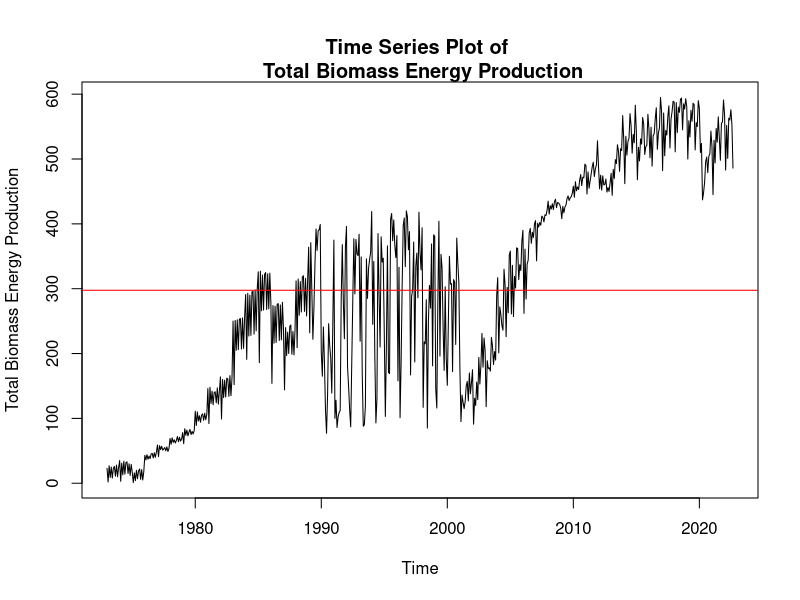
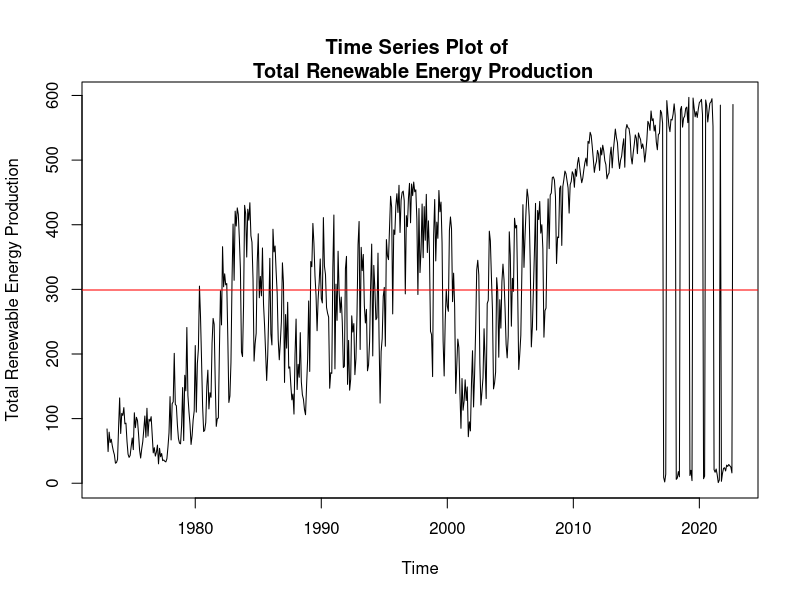
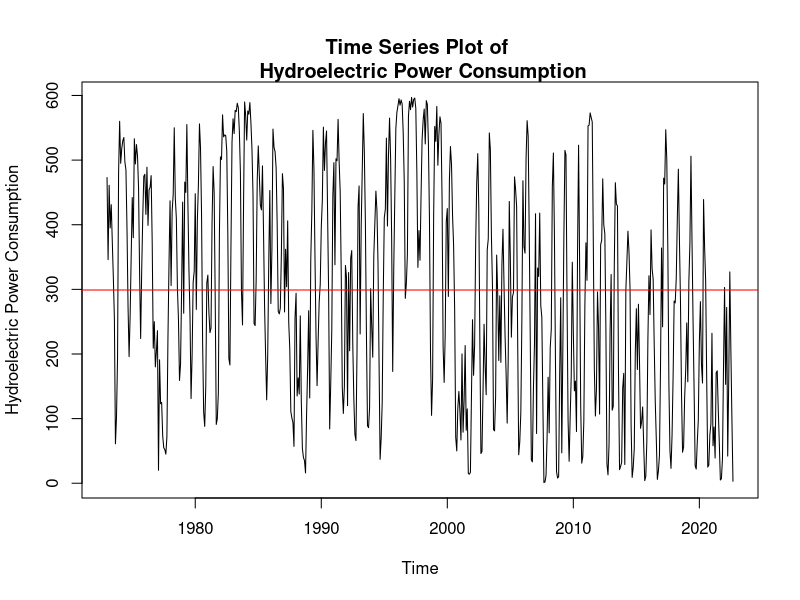
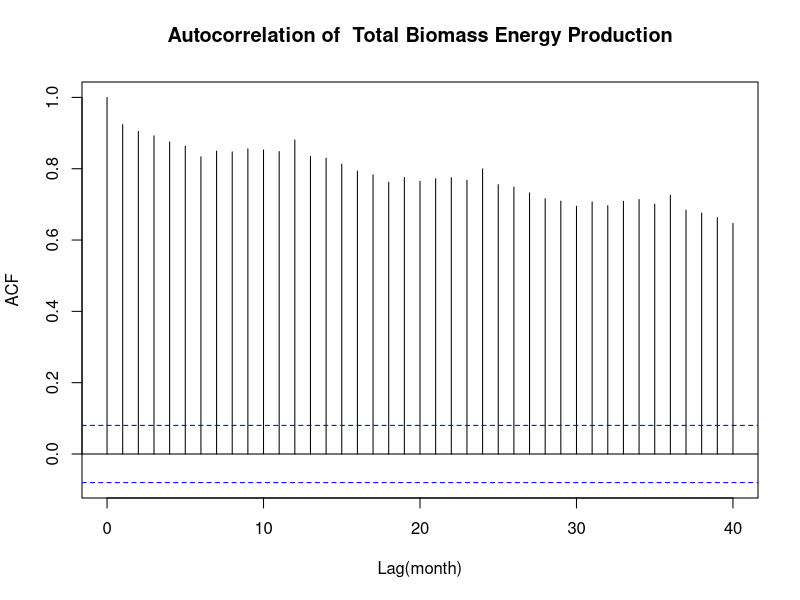
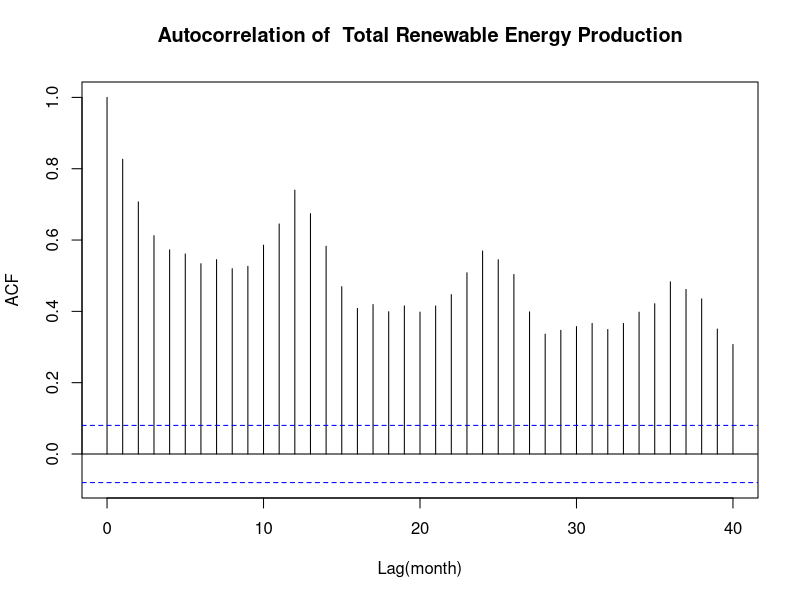
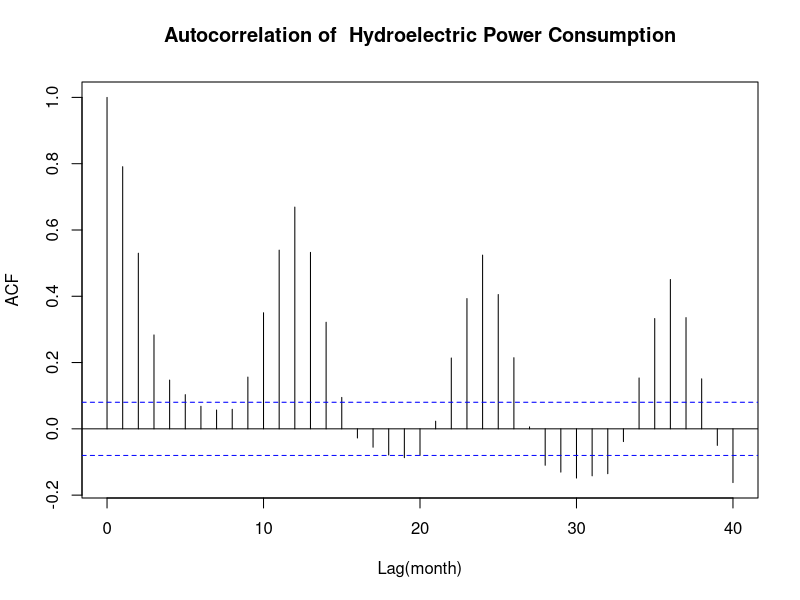
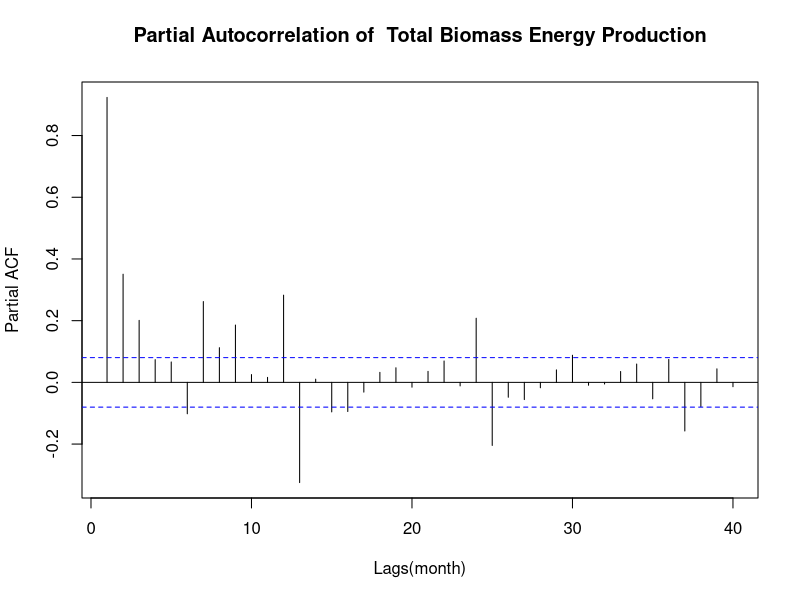
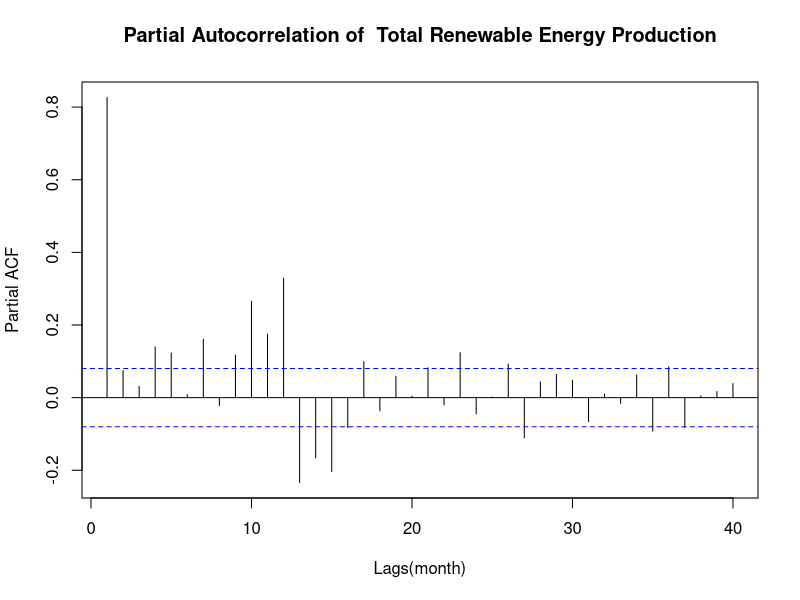

Reproduce these figures in R, in order.
## ---- chunk 1
#Load/install required packages here

library(forecast)
library(tseries)
library(dplyr)
library(readxl)

## ---- chunk 2
#Importing data set and clean the data sets

df1 <- read_xlsx("./Data/Table_10.1_Renewable_Energy_Production_and_Consumption_by_Source.xlsx", col_names = TRUE, skip = 10)

df2 <- read.table(file="./Data/Table_10.1_Renewable_Energy_Production_and_Consumption_by_Source-Edit.csv", header=TRUE,dec = ".",sep=",",stringsAsFactors = TRUE) 

df1 = df1[-1,]

## ---- chunk 3

col_names = c("Total Biomass Energy Production", 
              "Total Renewable Energy Production", 
              "Hydroelectric Power Consumption")

df1_red = subset(df1, select = col_names)

head(df1_red)

## ---- chunk 4

ts_df1 = ts(df1_red, start = c(1973, 1), frequency = 12)

head(ts_df1)
## ---- chunk 5

a = c(colnames(ts_df1))

mean_list = data.frame(
  c("Mean of Biomass Energy Production", 
    "Mean of Renewable Energy Production",
    "Mean of Hydroelectric Power Consumption"),
  c(mean(ts_df1[, "Total Biomass Energy Production"]),
    mean(ts_df1[, "Total Renewable Energy Production"]),
    mean(ts_df1[, "Hydroelectric Power Consumption"])
    )
  )

mean_list

std_list = data.frame(
  c("Std of Biomass Energy Production",
    "Std of Renewable Energy Production", 
    "Std of Hydroelectric Power Consumption"),
  c(sd(ts_df1[, "Total Biomass Energy Production"]),
    sd(ts_df1[, "Total Renewable Energy Production"]),
    sd(ts_df1[, "Hydroelectric Power Consumption"])
    )
  )

std_list

## ---- chunk 6

for (i in c(1:3)) { 
  
plot(ts_df1[ , a[i]], type = "l",
     xlab = "Time",
     ylab = a[i])
  
abline(h=mean_list[[i,2]], col = "red")

title(main = paste("Time Series Plot of \n",a[i]), line = 0.2)
}

## ---- chunk 7

cor(ts_df1)

## ---- chunk 8

for (i in c(1:3)) {
  
fig = acf(ts_df1[, a[i]], lag.max = 40, plot = FALSE)

fig$series <- NULL 

fig$lag[1:41] = c(0:40)

fig %>% plot(main = paste("Autocorrelation of ", a[i]),
             xlab = "Lag(month)")
}
## ---- chunk 9

for (i in c(1:3)) {
  
fig1 = pacf(ts_df1[, a[i]], lag.max = 40, plot = FALSE)

fig1$series <- NULL

fig1$lag[1:40] <- c(1:40)

fig1 %>% plot(, main = paste("Partial Autocorrelation of ", a[i]),
              xlab = "Lags(month)")
}
